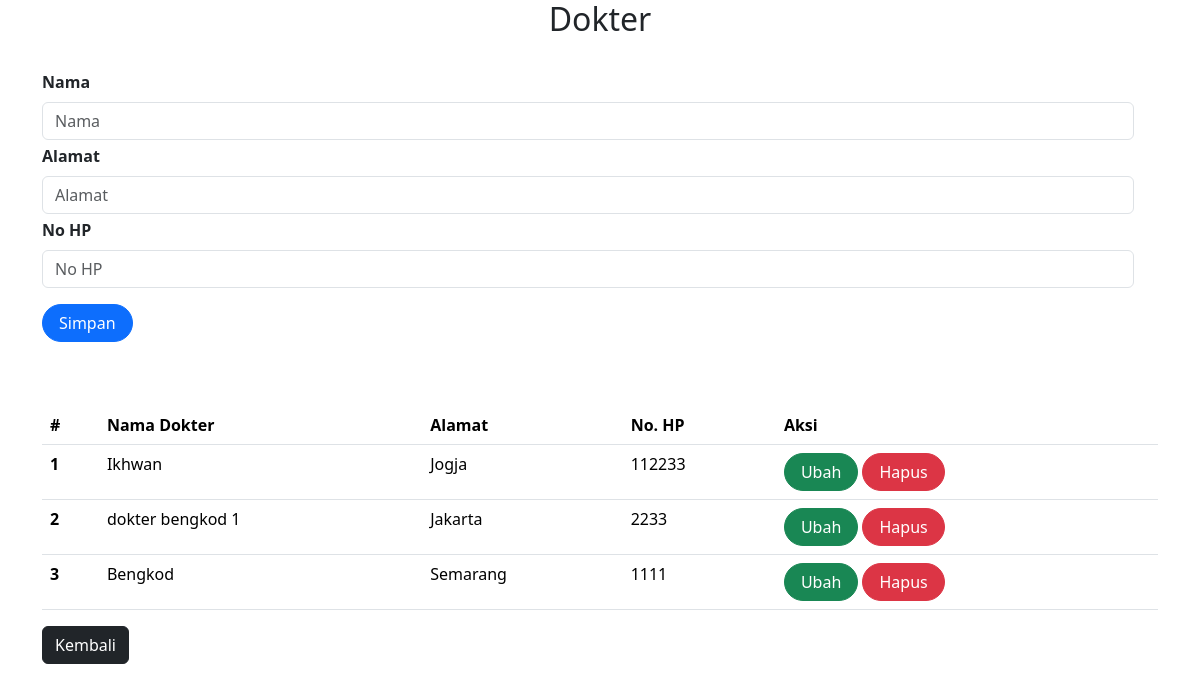
Screenshot of /User/dokter.php with the database file from the repository.
### tables this page shows
CREATE TABLE `dokter` (
  `id` int(11) UNSIGNED NOT NULL,
  `nama` varchar(255) DEFAULT NULL,
  `alamat` varchar(255) DEFAULT NULL,
  `no_hp` varchar(50) DEFAULT NULL
);

### User/dokter.php (the view, shortened to what this page needs)
<?php
include_once("../koneksi.php");
?>
<head>
    <link href="https://cdn.jsdelivr.net/npm/bootstrap@5.3.2/dist/css/bootstrap.min.css" rel="stylesheet"
>
</head>
<body>
<center><h2>Dokter</h2></center>
<br>
<div class="container">
    <form class="form row" method="POST" action="" name="myForm" onsubmit="return(validate());">
        <?php
        $nama = '';
        $alamat = '';
        $nohp = '';
            ?>
        <div class="row">
            <label for="inputNama" class="form-label fw-bold">
                Nama
            </label>
            <div>
                <input type="text" class="form-control" name="nama" id="inputNama" placeholder="Nama"
                    value="<?php echo $nama ?>">
            </div>
        </div>
        <div class="row mt-1">
            <label for="inputAlamat" class="form-label fw-bold">
                Alamat
            </label>
            <div>
                <input type="text" class="form-control" name="alamat" id="inputAlamat" placeholder="Alamat"
                    value="<?php echo $alamat ?>">
            </div>
        </div>
        <div class="row mt-1">
            <label for="inputNohp" class="form-label fw-bold">
                No HP
            </label>
            <div>
                <input type="text" class="form-control" name="no_hp" id="inputNohp" placeholder="No HP"
                    value="<?php echo $nohp ?>">
            </div>
        </div>
        <div class="row mt-3">
            <div class=col>
                <button type="submit" class="btn btn-primary rounded-pill px-3 mt-auto" name="simpan">Simpan</button>
            </div>
        </div>
    </form>
    <br>
    <br>
    <table class="table table-hover">
        <thead>
            <tr>
                <th scope="col">#</th>
                <th scope="col">Nama Dokter</th>
                <th scope="col">Alamat</th>
                <th scope="col">No. HP</th>
                <th scope="col">Aksi</th>
            </tr>
        </thead>
        <tbody>
            <?php
            $result = mysqli_query($mysqli, "SELECT * FROM dokter");
            $no = 1;
            while ($data = mysqli_fetch_array($result)) {
                ?>
                <tr>
                    <th scope="row">
                        <?php echo $no++ ?>
                    </th>
                    <td>
                        <?php echo $data['nama'] ?>
                    </td>
                    <td>
                        <?php echo $data['alamat'] ?>
                    </td>
                    <td>
                        <?php echo $data['no_hp'] ?>
                    </td>
                    <td>
                        <a class="btn btn-success rounded-pill px-3"
                            href="index.php?page=dokter&id=<?php echo $data['id'] ?>">Ubah</a>
                        <a class="btn btn-danger rounded-pill px-3"
                            href="index.php?page=dokter&id=<?php echo $data['id'] ?>&aksi=hapus">Hapus</a>
                    </td>
                </tr>
                <?php
            }
            ?>
        </tbody>
    </table>
    <button class="btn btn-dark" onclick="window.location.href='index.php'">Kembali</button>
</body>

### rows the page displays
dokter: nama "Ikhwan", alamat "Jogja", no_hp "112233"
dokter: nama "dokter bengkod 1", alamat "Jakarta", no_hp "2233"
dokter: nama "Bengkod", alamat "Semarang", no_hp "1111"
